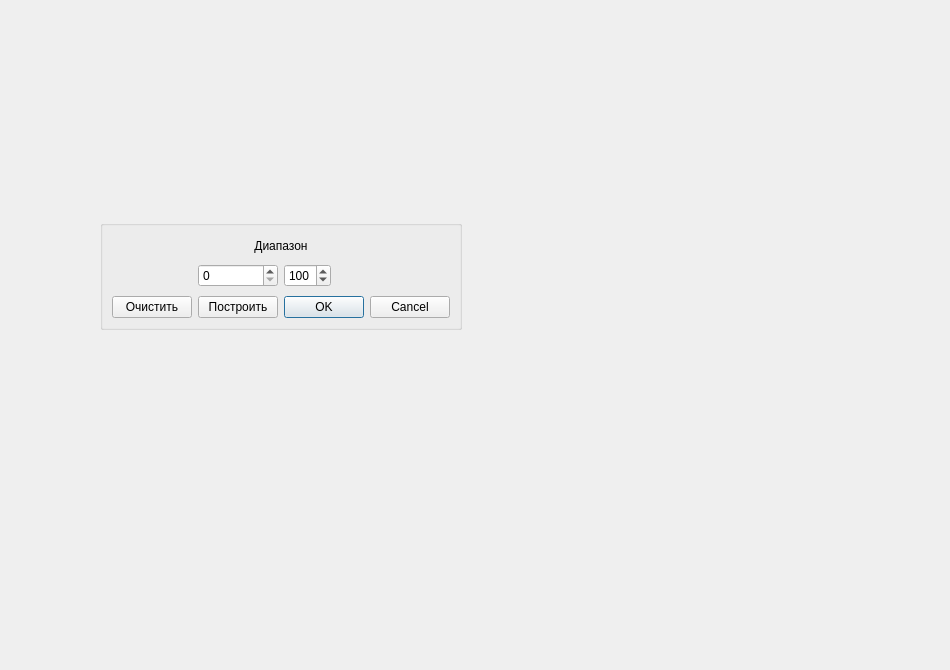
<?xml version="1.0" encoding="UTF-8"?>
<ui version="4.0">
 <class>DialogChart</class>
 <widget class="QDialog" name="DialogChart">
  <property name="geometry">
   <rect>
    <x>0</x>
    <y>0</y>
    <width>950</width>
    <height>670</height>
   </rect>
  </property>
  <property name="windowTitle">
   <string>График</string>
  </property>
  <widget class="QGroupBox" name="gb_butns">
   <property name="geometry">
    <rect>
     <x>100</x>
     <y>220</y>
     <width>362</width>
     <height>110</height>
    </rect>
   </property>
   <property name="title">
    <string/>
   </property>
   <layout class="QGridLayout" name="gridLayout">
    <item row="0" column="0" colspan="4">
     <widget class="QLabel" name="lb_range">
      <property name="text">
       <string>Диапазон</string>
      </property>
      <property name="alignment">
       <set>Qt::AlignCenter</set>
      </property>
     </widget>
    </item>
    <item row="1" column="0">
     <spacer name="horizontalSpacer">
      <property name="orientation">
       <enum>Qt::Horizontal</enum>
      </property>
      <property name="sizeHint" stdset="0">
       <size>
        <width>77</width>
        <height>28</height>
       </size>
      </property>
     </spacer>
    </item>
    <item row="1" column="1">
     <widget class="QSpinBox" name="dbSbox_minRange">
      <property name="maximum">
       <number>999</number>
      </property>
      <property name="displayIntegerBase">
       <number>10</number>
      </property>
     </widget>
    </item>
    <item row="1" column="2">
     <widget class="QSpinBox" name="dbSbox_maxRange">
      <property name="maximum">
       <number>999</number>
      </property>
      <property name="value">
       <number>100</number>
      </property>
      <property name="displayIntegerBase">
       <number>10</number>
      </property>
     </widget>
    </item>
    <item row="1" column="3">
     <spacer name="horizontalSpacer_2">
      <property name="orientation">
       <enum>Qt::Horizontal</enum>
      </property>
      <property name="sizeHint" stdset="0">
       <size>
        <width>110</width>
        <height>20</height>
       </size>
      </property>
     </spacer>
    </item>
    <item row="2" column="0">
     <widget class="QPushButton" name="pb_cleane">
      <property name="text">
       <string>Очистить</string>
      </property>
     </widget>
    </item>
    <item row="2" column="1">
     <widget class="QPushButton" name="pb_builde">
      <property name="text">
       <string>Построить</string>
      </property>
     </widget>
    </item>
    <item row="2" column="2" colspan="2">
     <widget class="QDialogButtonBox" name="buttonBox">
      <property name="enabled">
       <bool>true</bool>
      </property>
      <property name="sizePolicy">
       <sizepolicy hsizetype="Fixed" vsizetype="Fixed">
        <horstretch>0</horstretch>
        <verstretch>0</verstretch>
       </sizepolicy>
      </property>
      <property name="orientation">
       <enum>Qt::Horizontal</enum>
      </property>
      <property name="standardButtons">
       <set>QDialogButtonBox::Cancel|QDialogButtonBox::Ok</set>
      </property>
     </widget>
    </item>
   </layout>
  </widget>
 </widget>
 <resources/>
 <connections>
  <connection>
   <sender>buttonBox</sender>
   <signal>accepted()</signal>
   <receiver>DialogChart</receiver>
   <slot>accept()</slot>
   <hints>
    <hint type="sourcelabel">
     <x>248</x>
     <y>254</y>
    </hint>
    <hint type="destinationlabel">
     <x>157</x>
     <y>274</y>
    </hint>
   </hints>
  </connection>
  <connection>
   <sender>buttonBox</sender>
   <signal>rejected()</signal>
   <receiver>DialogChart</receiver>
   <slot>reject()</slot>
   <hints>
    <hint type="sourcelabel">
     <x>316</x>
     <y>260</y>
    </hint>
    <hint type="destinationlabel">
     <x>286</x>
     <y>274</y>
    </hint>
   </hints>
  </connection>
 </connections>
</ui>
